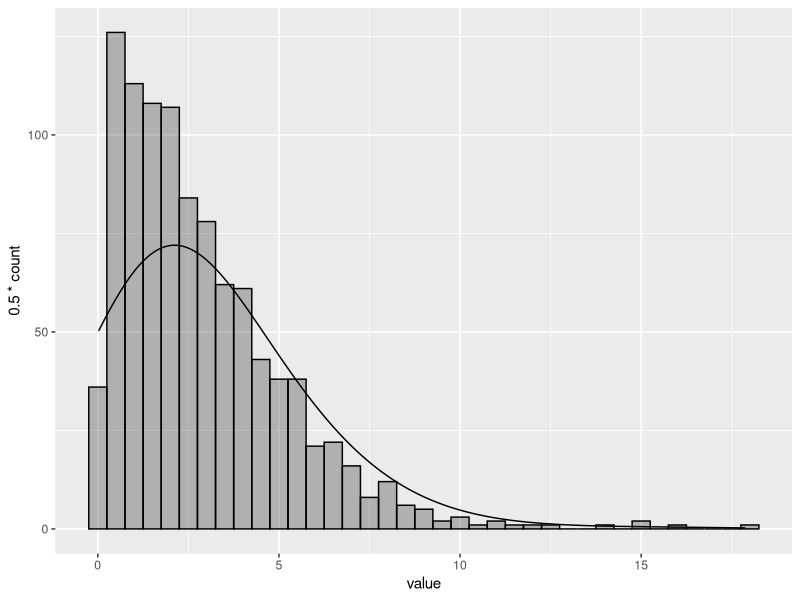

The R script that drew this image:
# load "tidyverse" plotting package
library(tidyverse)
library(ggplot2)
# load data frame enhancement package
library(tibble)
# make results reproducible
set.seed(42)
x <- 1000
# create the random distribution and convert to a tibble
distrib <- enframe(rchisq(x,3))
# crease the base plot object
p <- ggplot(distrib, aes(x = value))
# add command to produce a "faded" histogram and select the number of bins
# then overlay density curve (converted to common axis of count)
p + geom_histogram(fill="black", colour="black", alpha = 0.25, binwidth=0.5) + geom_density(aes(y=0.5*..count..), colour="black", adjust=4) 

